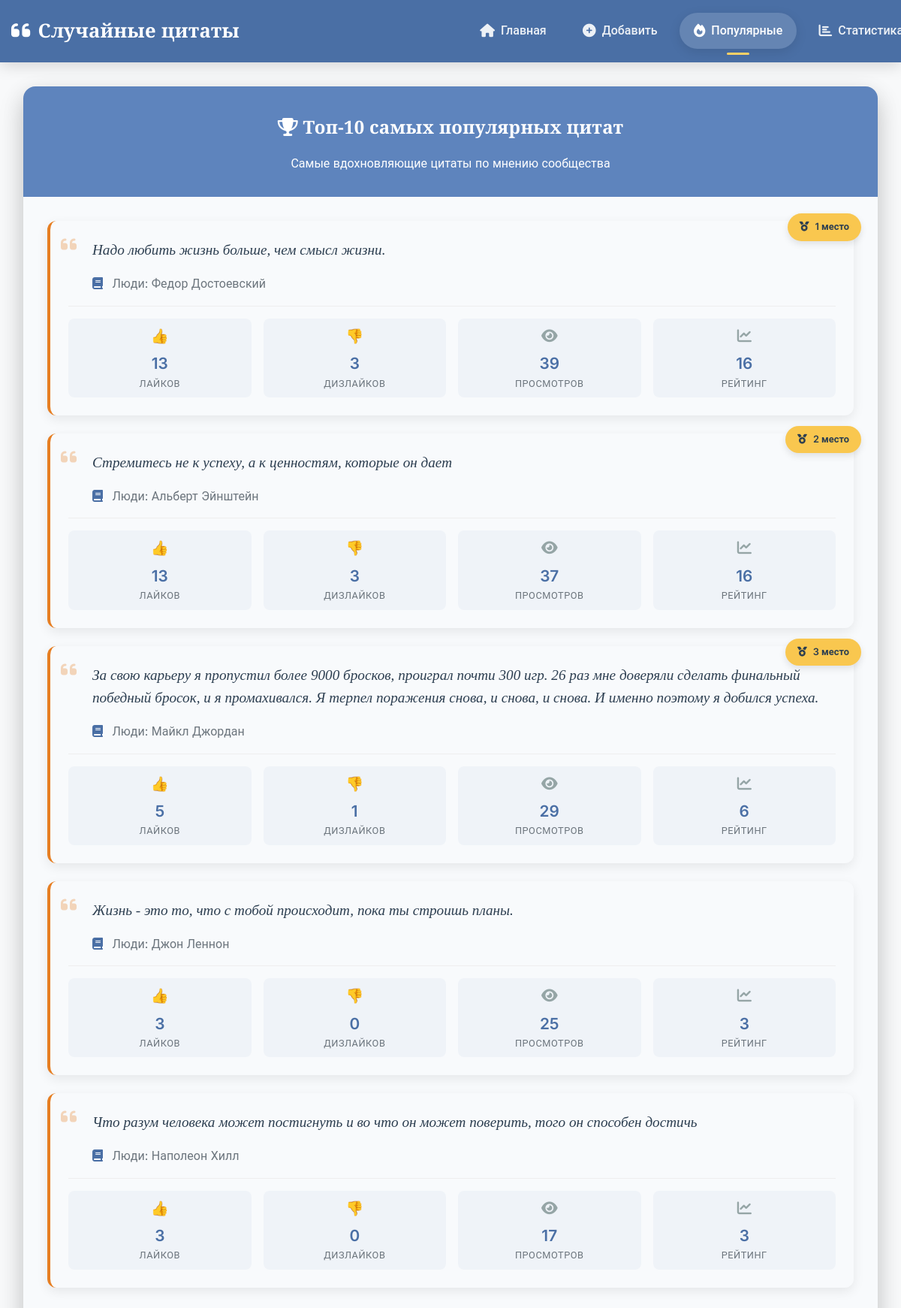
The page /popular/ on the database as committed earlier.
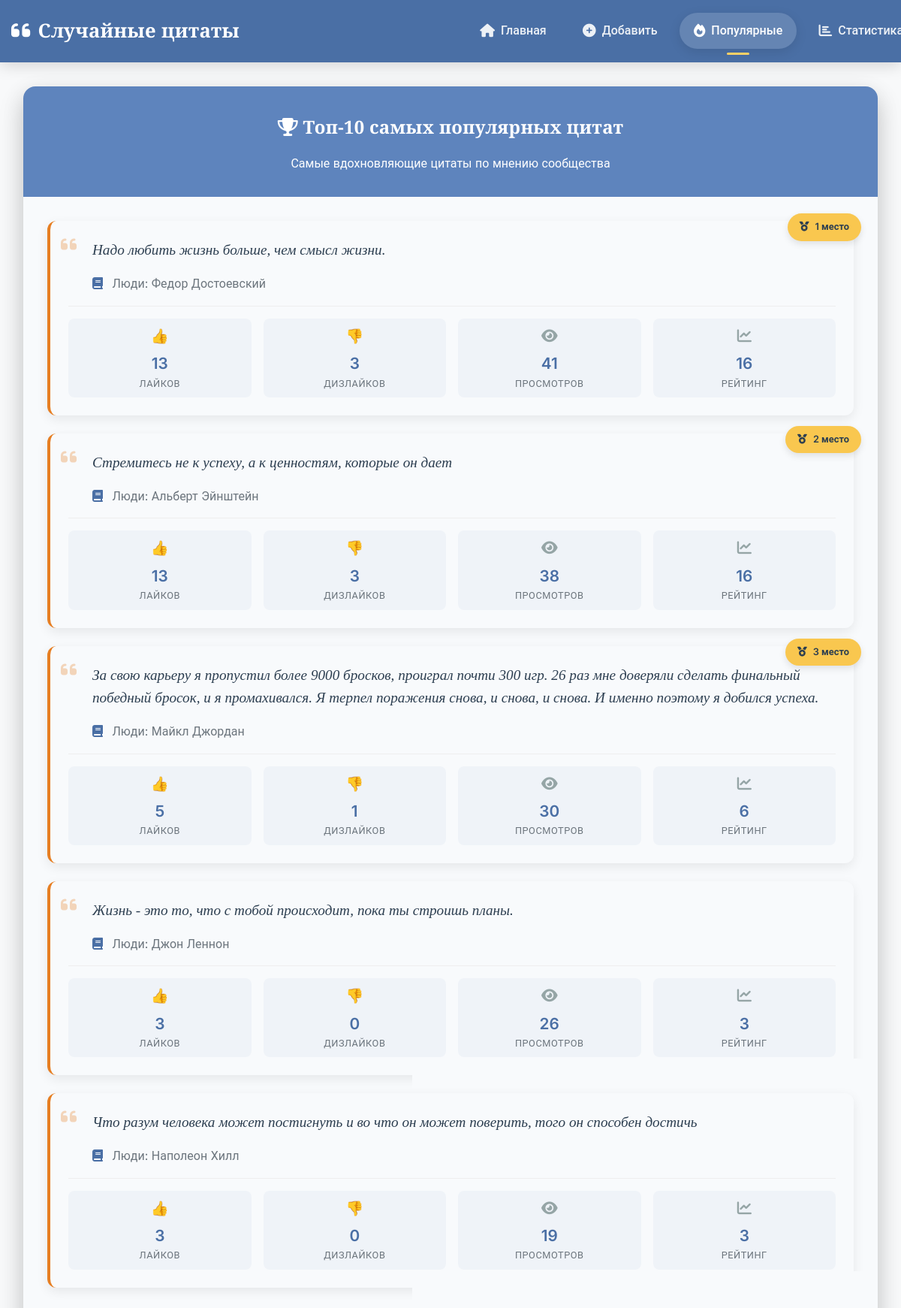
The same page on the database as committed later.
### quotes/models.py (models this page shows, shortened)
class Quote(models.Model):
    text = models.TextField(verbose_name="Текст цитаты")
    source = models.ForeignKey(Source, on_delete=models.CASCADE, verbose_name="Источник")
    weight = models.PositiveIntegerField(default=1, verbose_name="Вес")
    views = models.PositiveIntegerField(default=0, verbose_name="Просмотры")
    likes = models.PositiveIntegerField(default=0, verbose_name="Лайки")
    dislikes = models.PositiveIntegerField(default=0, verbose_name="Дизлайки")
    created_at = models.DateTimeField(auto_now_add=True)
    updated_at = models.DateTimeField(auto_now=True)
    class Meta:
        unique_together = ['text', 'source']

class Source(models.Model):
    TYPE_CHOICES = [
        ('movie', 'Фильм'),
        ('book', 'Книга'),
        ('series', 'Сериал'),
        ('game', 'Игра'),
        ('person', 'Люди'),
        ('other', 'Другое'),
    ]
    name = models.CharField(max_length=200, verbose_name="Название")
    type = models.CharField(max_length=20, choices=TYPE_CHOICES, verbose_name="Тип")
    created_at = models.DateTimeField(auto_now_add=True)
    class Meta:
        unique_together = ['name', 'type']
    def __str__(self):
        return f"{self.get_type_display()}: {self.name}"

### quotes/views.py (the view)
# urls.py: path('popular/', views.popular_quotes, name='popular_quotes'),
def popular_quotes(request):
    quotes = Quote.objects.annotate(
        popularity=F('likes') - F('dislikes')
    ).order_by('-popularity', '-views')[:10]
    return render(request, 'quotes/popular_quotes.html', {'quotes': quotes})

### quotes/templates/quotes/popular_quotes.html
{% extends 'quotes/base.html' %}
{% block content %}
<div class="quote-container">
    <div class="quote-card fade-in">
        <div class="card-header text-center">
            <h2><i class="fas fa-trophy"></i> Топ-10 самых популярных цитат</h2>
            <p class="mb-0">Самые вдохновляющие цитаты по мнению сообщества</p>
        </div>
        <div class="card-body">
            {% for quote in quotes %}
            <div class="quote-item fade-in" style="animation-delay: {{ forloop.counter0|add:0.1 }}s">
                <div class="quote-content">
                    <div class="quote-text">
                        <i class="fas fa-quote-left quote-icon"></i>
                        <p>{{ quote.text }}</p>
                    </div>
                    <div class="quote-source">
                        <i class="fas fa-book"></i>
                        {{ quote.source }}
                    </div>
                </div>
                <div class="quote-stats">
                    <div class="stat-grid">
                        <div class="stat-item">
                            <span class="stat-icon">👍</span>
                            <span class="stat-value">{{ quote.likes }}</span>
                            <span class="stat-label">Лайков</span>
                        </div>
                        <div class="stat-item">
                            <span class="stat-icon">👎</span>
                            <span class="stat-value">{{ quote.dislikes }}</span>
                            <span class="stat-label">Дизлайков</span>
                        </div>
                        <div class="stat-item">
                            <span class="stat-icon"><i class="fas fa-eye"></i></span>
                            <span class="stat-value">{{ quote.views }}</span>
                            <span class="stat-label">Просмотров</span>
                        </div>
                        <div class="stat-item">
                            <span class="stat-icon"><i class="fas fa-chart-line"></i></span>
                            <span class="stat-value">{{ quote.likes|add:quote.dislikes|default:0 }}</span>
                            <span class="stat-label">Рейтинг</span>
                        </div>
                    </div>
                </div>
                {% if forloop.counter <= 3 %}
                <div class="quote-badge">
                    <i class="fas fa-medal"></i>
                    {{ forloop.counter }} место
                </div>
                {% endif %}
            </div>
            {% empty %}
            <div class="no-quotes text-center">
                <i class="fas fa-inbox fa-3x mb-3"></i>
                <h4>Пока нет цитат с оценками</h4>
                <p>Будьте первым, кто оценит цитаты!</p>
            </div>
            {% endfor %}
        </div>
    </div>
</div>
{% endblock %}

Rows that differ between the two databases and show on the page:
changed Quote "Надо любить жизнь больше, чем смысл жизни.": views "39" → "41"
changed Quote "Стремитесь не к успеху, а к ценностям, которые он дает": views "37" → "38"
changed Quote "Люди: Майкл Джордан": views "29" → "30"
changed Quote "Жизнь - это то, что с тобой происходит, пока ты строишь планы.": views "25" → "26"
changed Quote "Люди: Наполеон Хилл": views "17" → "19"
